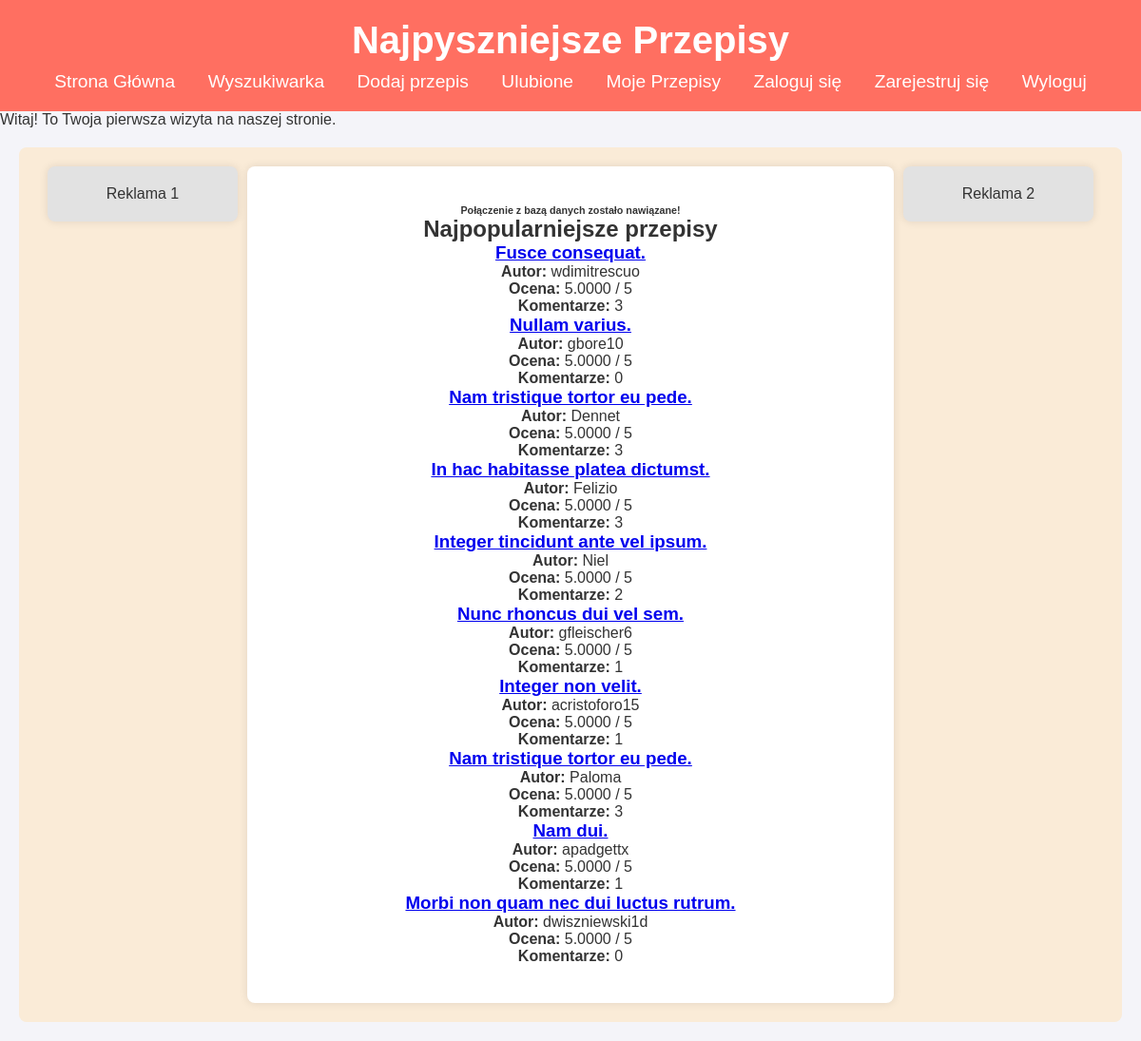
The page / on the database its author committed.
### tables this page shows
CREATE TABLE `recipes` (
  `recipe_id` int(11) NOT NULL,
  `title` varchar(100) NOT NULL,
  `description` text DEFAULT NULL,
  `instructions` text NOT NULL,
  `servings` int(11) DEFAULT 1,
  `prep_time` int(11) DEFAULT 0,
  `cook_time` int(11) DEFAULT 0,
  `user_id` int(11) DEFAULT NULL,
  `created_at` timestamp NOT NULL DEFAULT current_timestamp(),
  `updated_at` timestamp NOT NULL DEFAULT current_timestamp() ON UPDATE current_timestamp()
);

### public/popular_recipe.php (the view)
<?php
require_once "includes/db.php";
$stmt = $pdo->query("
    SELECT recipe_id, recipe_title, author, avg_rating, total_comments
    FROM popular_recipes
    LIMIT 10
");
$popular_recipes = $stmt->fetchAll(PDO::FETCH_ASSOC);
if ($popular_recipes):
    echo "<h2>Najpopularniejsze przepisy</h2>";
    echo "<div class='popular-recipes'>";
    foreach ($popular_recipes as $recipe):
        echo "<div class='recipe'>";
        echo "<h3><a href='detailed.php?id=" . htmlspecialchars($recipe['recipe_id']) . "'>" . htmlspecialchars($recipe['recipe_title']) . "</a></h3>";
        echo "<p><strong>Autor:</strong> " . htmlspecialchars($recipe['author']) . "</p>";
        echo "<p><strong>Ocena:</strong> " . htmlspecialchars($recipe['avg_rating']) . " / 5</p>";
        echo "<p><strong>Komentarze:</strong> " . htmlspecialchars($recipe['total_comments']) . "</p>";
        echo "</div>";
    endforeach;
    echo "</div>";
else:
    echo "<p>Brak popularnych przepisów do wyświetlenia.</p>";
endif;
?>

### css/style.css (style rules this page uses)
* { margin: 0; padding: 0; box-sizing: border-box; }
body { font-family: 'Arial', sans-serif; background-color: #f4f4f9; color: #333; }

### rows shown on the page
recipes: recipe_title "Fusce consequat.", author "wdimitrescuo", avg_rating "5.0000", total_comments "3"
recipes: recipe_title "Nullam varius.", author "gbore10", avg_rating "5.0000", total_comments "0"
recipes: recipe_title "Nam tristique tortor eu pede.", author "Dennet", avg_rating "5.0000", total_comments "3"
recipes: recipe_title "In hac habitasse platea dictumst.", author "Felizio", avg_rating "5.0000", total_comments "3"
recipes: recipe_title "Integer tincidunt ante vel ipsum.", author "Niel", avg_rating "5.0000", total_comments "2"
recipes: recipe_title "Nunc rhoncus dui vel sem.", author "gfleischer6", avg_rating "5.0000", total_comments "1"
recipes: recipe_title "Integer non velit.", author "acristoforo15", avg_rating "5.0000", total_comments "1"
recipes: recipe_title "Nam tristique tortor eu pede.", author "Paloma", avg_rating "5.0000", total_comments "3"
recipes: recipe_title "Nam dui.", author "apadgettx", avg_rating "5.0000", total_comments "1"
recipes: recipe_title "Morbi non quam nec dui luctus rutrum.", author "dwiszniewski1d", avg_rating "5.0000", total_comments "0"
